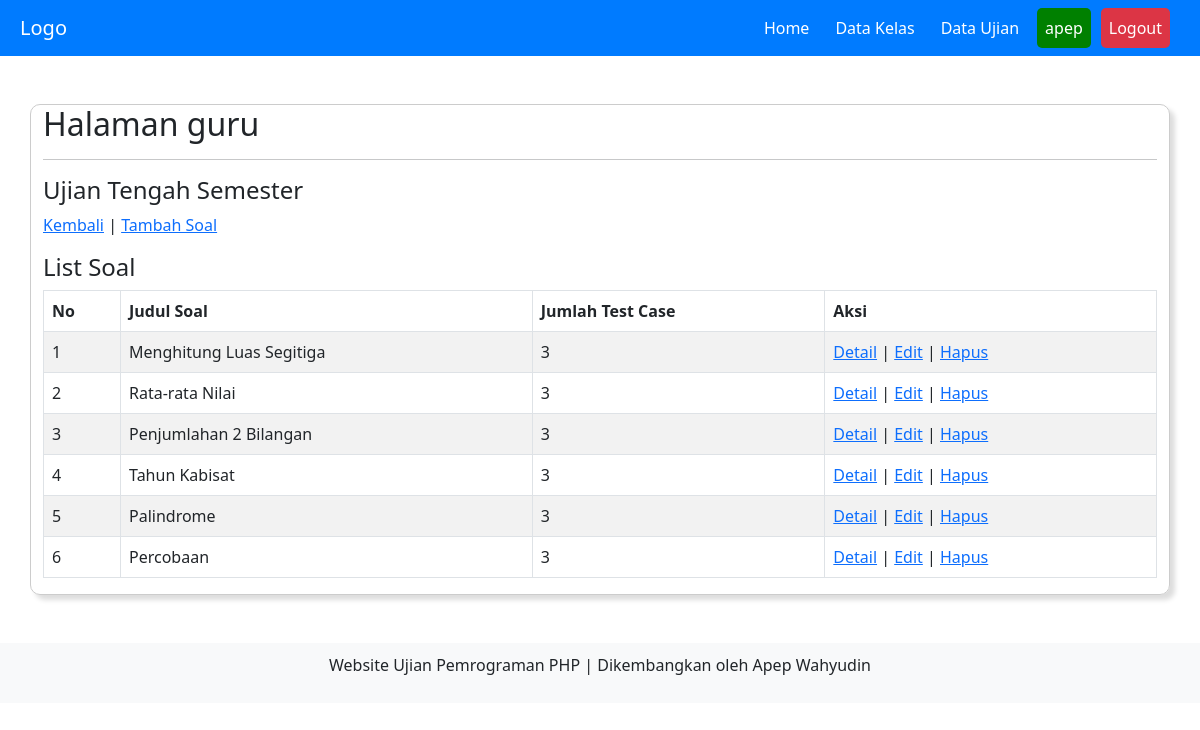
Screenshot of /guru/home.php?page=soal&id_ujian=13 (signed in) with the database file from the repository.
### tables this page shows
CREATE TABLE `ujian` (
  `id_ujian` int(11) NOT NULL,
  `nama_ujian` varchar(50) NOT NULL,
  `status` varchar(15) NOT NULL,
  `id_guru` int(11) NOT NULL
);

CREATE TABLE `soal` (
  `id_soal` int(11) NOT NULL,
  `judul` varchar(50) NOT NULL,
  `soal` text NOT NULL,
  `waktu` int(11) NOT NULL,
  `status` varchar(10) NOT NULL,
  `id_ujian` int(11) NOT NULL,
  `parameter` text NOT NULL,
  `function_name` varchar(50) NOT NULL,
  `test_code` text NOT NULL
);

### guru/soal.php (the view, shortened to what this page needs)
<?php
$id_ujian = addslashes($_GET['id_ujian']);
$qry_ujian = mysqli_query($koneksi, "SELECT id_ujian, nama_ujian FROM ujian where id_ujian='$id_ujian'");
$data_ujian = mysqli_fetch_assoc($qry_ujian);
echo "<h4>" . $data_ujian['nama_ujian'] . "</h4>";
?>
<p><a href="home.php">Kembali</a> | <a href="home.php?page=input_soal&id_ujian=<?= $id_ujian; ?>">Tambah Soal</a></p>
<h4>List Soal</h4>
<table id="myTable" class="table table-striped table-bordered" style="width:100%">
    <thead>
        <tr>
            <th>No</th>
            <th>Judul Soal</th>
            <th>Jumlah Test Case</th>
            <th>Aksi</th>
        </tr>
    </thead>
    <tbody>
        <?php
        $qry_soal = mysqli_query($koneksi, "SELECT * FROM soal where id_ujian='$id_ujian' AND status='aktif'");
        $no = 0;
        while ($data_soal = mysqli_fetch_assoc($qry_soal)) {
            $query_testcase = mysqli_query($koneksi, "SELECT id_testcase from testcase WHERE id_soal='$data_soal[id_soal]'");
            $hitung_testcase = mysqli_num_rows($query_testcase);
            $no++;
        ?>
            <tr>
                <td><?= $no; ?></td>
                <td><?= $data_soal['judul']; ?></td>
                <td><?= $hitung_testcase; ?></td>
                <td>
                    <a href="">Detail</a> |
                    <a href="">Edit</a> |
                    <a href="">Hapus</a>
                </td>
            </tr>
        <?php
        }
        ?>
    </tbody>
</table>

### rows the page displays
ujian: nama_ujian "Ujian Tengah Semester"
soal: judul "Menghitung Luas Segitiga", hitung_testcase "3"
soal: judul "Rata-rata Nilai", hitung_testcase "3"
soal: judul "Penjumlahan 2 Bilangan", hitung_testcase "3"
soal: judul "Tahun Kabisat", hitung_testcase "3"
soal: judul "Palindrome", hitung_testcase "3"
soal: judul "Percobaan", hitung_testcase "3"

### other values shown
$_SESSION["username"] "apep"
$_SESSION['level'] "guru"
